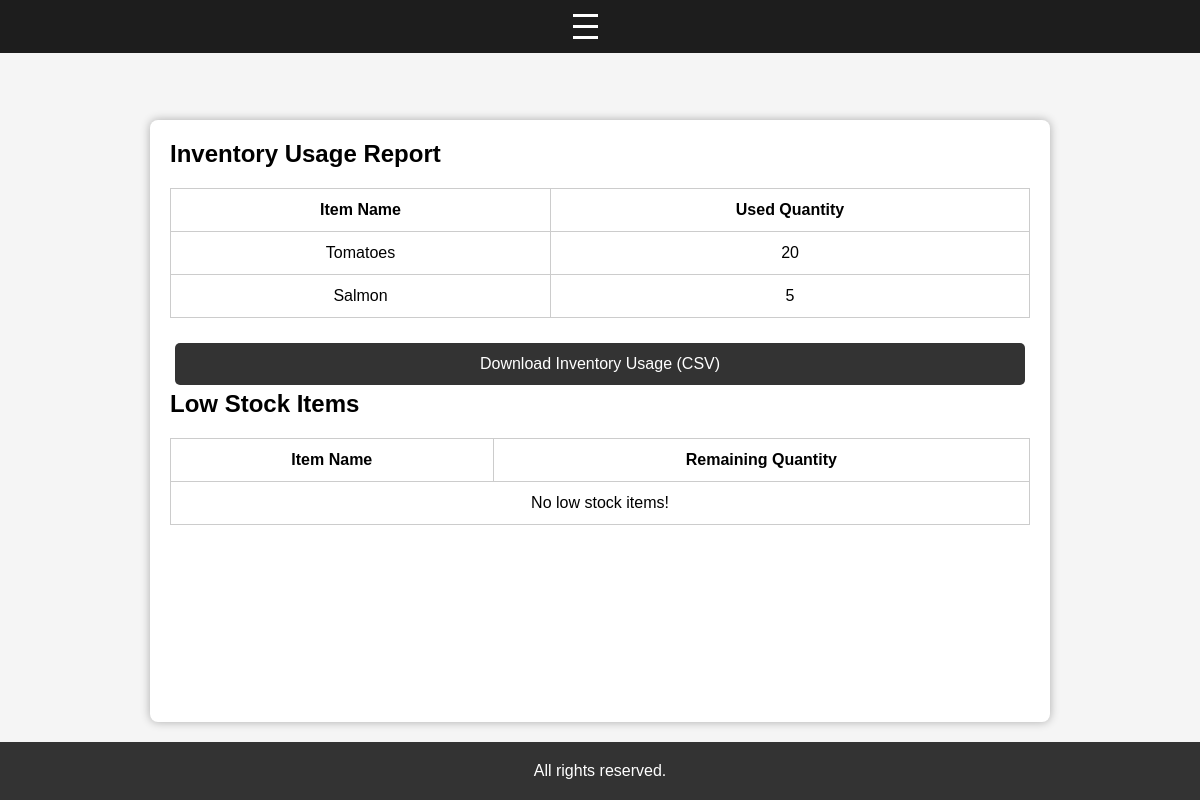
The page /reports on the database as committed earlier.
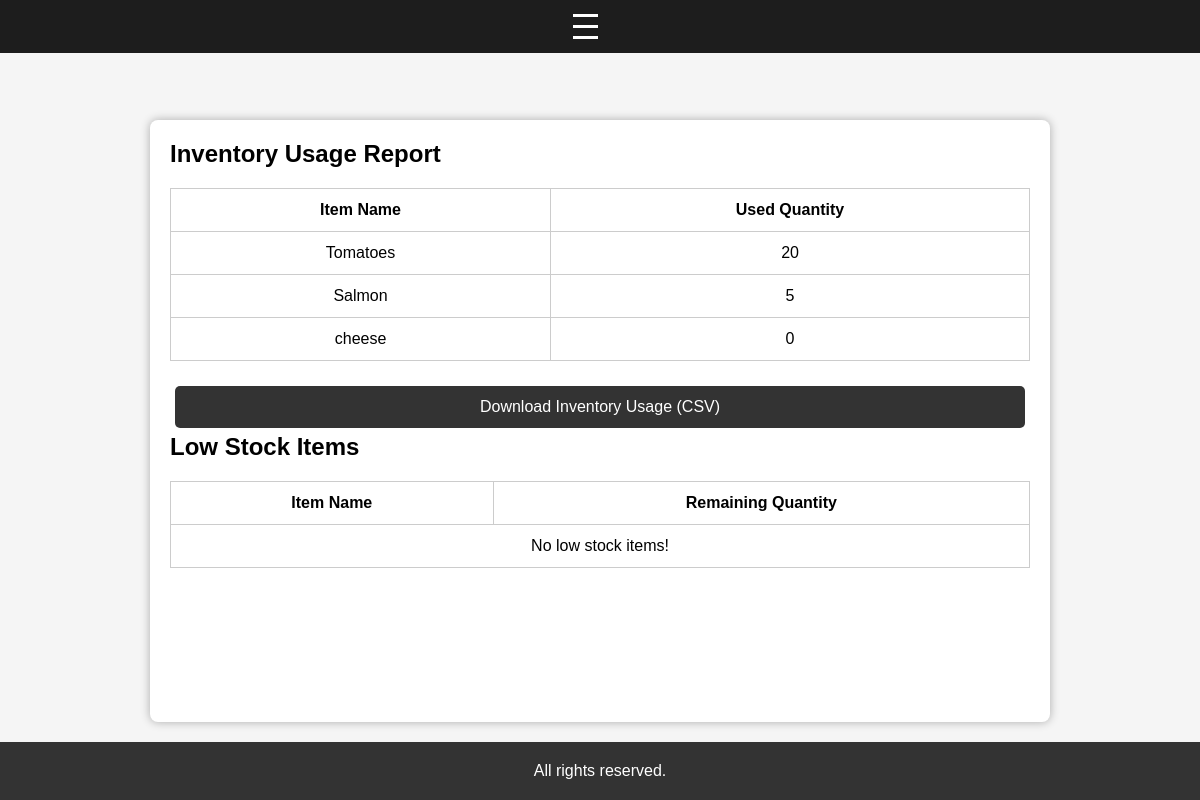
The same page on the database as committed later.
### app/models.py (models this page shows)
class Inventory(db.Model):
    id = db.Column(db.Integer, primary_key=True)
    item_name = db.Column(db.String(255), nullable=False)
    quantity = db.Column(db.Integer, nullable=False)
    used_quantity = db.Column(db.Integer, nullable=False, default=0)
    supplier_id = db.Column(db.Integer, db.ForeignKey('supplier.id', ondelete="RESTRICT"), nullable=False)

### app/routes/manager_routes.py (the view)
@manager_bp.route('/reports')
def manager_reports():
    inventory_usage = InventoryLogic.get_all_inventory_items()
    low_stock_items = InventoryLogic.get_low_stock_items(threshold=5)
    return render_template('reports.html', inventory_usage=inventory_usage, low_stock_items=low_stock_items)

### app/logic/Inventory.py (called while the page is built)
    @staticmethod
    def get_all_inventory_items():
        return BaseCRUD.get_all(Inventory)

    @staticmethod
    def get_low_stock_items(threshold=5):
        return Inventory.query.filter(Inventory.quantity < threshold).all()

### app/logic/base_crud.py (called while the page is built)
    @staticmethod
    def get_all(model):
        return model.query.all() # return all table content

### templates/Reports.html (shortened to what this page needs)
<!DOCTYPE html>
<html lang="en">
<head>
    <link rel="stylesheet" href="{{ url_for('static', filename='css/base.css') }}">
</head>
<body>
    {% include 'partials/nav.html' %}
    <section>
        <h2>Inventory Usage Report</h2>
        <table>
            <tr>
                <th>Item Name</th>
                <th>Used Quantity</th>
            </tr>
            {% for item in inventory_usage %}
            <tr>
                <td>{{ item.item_name }}</td>
                <td>{{ item.used_quantity }}</td>
            </tr>
            {% endfor %}
        </table>
        {% if inventory_usage %}
        <form action="{{ url_for('manager.download_inventory_usage_csv') }}" method="get">
            <button type="submit">Download Inventory Usage (CSV)</button>
        </form>
        {% endif %}
        <h2>Low Stock Items</h2>
        <table>
            <tr>
                <th>Item Name</th>
                <th>Remaining Quantity</th>
            </tr>
            {% for item in low_stock_items %}
            <tr>
                <td>{{ item.item_name }}</td>
                <td>{{ item.quantity }}</td>
            </tr>
            {% else %}
            <tr><td colspan="2">No low stock items!</td></tr>
            {% endfor %}
        </table>
    </section>
    <footer>
        <p>All rights reserved.</p>
    </footer>
</body>
</html>

Rows that differ between the two databases and show on the page:
added Inventory: item_name "cheese", used_quantity "0"
